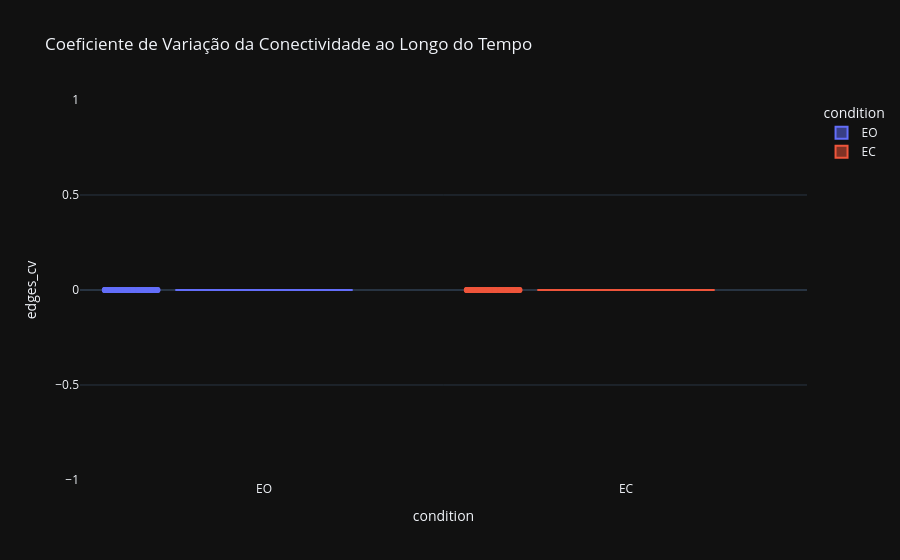

Source (notebook cell):
### Markdown cell above
### Variabilidade da conectividade

### Code cell
fig = px.box(
    df_global,
    x="condition",
    y="edges_cv",
    color="condition",
    points="all",
    title="Coeficiente de Variação da Conectividade ao Longo do Tempo"
)
fig.show()

### Figure 1 — Plotly figure (JSON) as saved in the notebook; plotly's stock layout.template omitted (floating-point values rounded to 4 significant figures)
{"data": [{"alignmentgroup": "True", "boxpoints": "all", "hovertemplate": "condition=%{x}<br>edges_cv=%{y}<extra></extra>", "legendgroup": "EO", "marker": {"color": "#636efa"}, "name": "EO", "notched": false, "offsetgroup": "EO", "orientation": "v", "showlegend": true, "type": "box", "x": ["EO", "EO", "EO", "EO", "EO", "EO", "EO", "EO", "EO", "EO", "EO", "EO", "EO", "EO", "EO", "EO", "EO", "EO", "EO", "EO", "EO", "EO", "EO", "EO", "EO", "EO", "EO", "EO", "EO", "EO", "EO", "EO", "EO", "EO", "EO", "EO", "EO", "EO", "EO", "EO", "EO", "EO", "EO", "EO", "EO", "EO", "EO", "EO", "EO", "EO", "EO", "EO", "EO", "EO", "EO", "EO", "EO", "EO", "EO", "EO", "EO", "EO", "EO", "EO", "EO", "EO", "EO", "EO", "EO", "EO", "EO", "EO", "EO", "EO", "EO", "EO", "EO", "EO", "EO", "EO", "EO", "EO"], "x0": " ", "xaxis": "x", "y": [0.0, 0.0, 0.0, 0.0, 0.0, 0.0, 0.0, 0.0, 0.0, 0.0, 0.0, 0.0, 0.0, 0.0, 0.0, 0.0, 0.0, 0.0, 0.0, 0.0, 0.0, 0.0, 0.0, 0.0, 0.0, 0.0, 0.0, 0.0, 0.0, 0.0, 0.0, 0.0, 0.0, 0.0, 0.0, 0.0, 0.0, 0.0, 0.0, 0.0, 0.0, 0.0, 0.0, 0.0, 0.0, 0.0, 0.0, 0.0, 0.0, 0.0, 0.0, 0.0, 0.0, 0.0, 0.0, 0.0, 0.0, 0.0, 0.0, 0.0, 0.0, 0.0, 0.0, 0.0, 0.0, 0.0, 0.0, 0.0, 0.0, 0.0, 0.0, 0.0, 0.0, 0.0, 0.0, 0.0, 0.0, 0.0, 0.0, 0.0, 0.0, 0.0], "y0": " ", "yaxis": "y"}, {"alignmentgroup": "True", "boxpoints": "all", "hovertemplate": "condition=%{x}<br>edges_cv=%{y}<extra></extra>", "legendgroup": "EC", "marker": {"color": "#EF553B"}, "name": "EC", "notched": false, "offsetgroup": "EC", "orientation": "v", "showlegend": true, "type": "box", "x": ["EC", "EC", "EC", "EC", "EC", "EC", "EC", "EC", "EC", "EC", "EC", "EC", "EC", "EC", "EC", "EC", "EC", "EC", "EC", "EC", "EC", "EC", "EC", "EC", "EC", "EC", "EC", "EC", "EC", "EC", "EC", "EC", "EC", "EC", "EC", "EC", "EC", "EC", "EC", "EC", "EC", "EC", "EC", "EC", "EC", "EC", "EC", "EC", "EC", "EC", "EC", "EC", "EC", "EC", "EC", "EC", "EC", "EC", "EC", "EC", "EC", "EC", "EC", "EC", "EC", "EC", "EC", "EC", "EC", "EC", "EC", "EC", "EC", "EC", "EC", "EC", "EC", "EC", "EC", "EC", "EC", "EC"], "x0": " ", "xaxis": "x", "y": [0.0, 0.0, 0.0, 0.0, 0.0, 0.0, 0.0, 0.0, 0.0, 0.0, 0.0, 0.0, 0.0, 0.0, 0.0, 0.0, 0.0, 0.0, 0.0, 0.0, 0.0, 0.0, 0.0, 0.0, 0.0, 0.0, 0.0, 0.0, 0.0, 0.0, 0.0, 0.0, 0.0, 0.0, 0.0, 0.0, 0.0, 0.0, 0.0, 0.0, 0.0, 0.0, 0.0, 0.0, 0.0, 0.0, 0.0, 0.0, 0.0, 0.0, 0.0, 0.0, 0.0, 0.0, 0.0, 0.0, 0.0, 0.0, 0.0, 0.0, 0.0, 0.0, 0.0, 0.0, 0.0, 0.0, 0.0, 0.0, 0.0, 0.0, 0.0, 0.0, 0.0, 0.0, 0.0, 0.0, 0.0, 0.0, 0.0, 0.0, 0.0, 0.0], "y0": " ", "yaxis": "y"}], "layout": {"boxmode": "overlay", "legend": {"title": {"text": "condition"}, "tracegroupgap": 0}, "title": {"text": "Coeficiente de Variação da Conectividade ao Longo do Tempo"}, "xaxis": {"anchor": "y", "categoryarray": ["EO", "EC"], "categoryorder": "array", "domain": [0, 1], "title": {"text": "condition"}}, "yaxis": {"anchor": "x", "domain": [0, 1], "title": {"text": "edges_cv"}}}}
